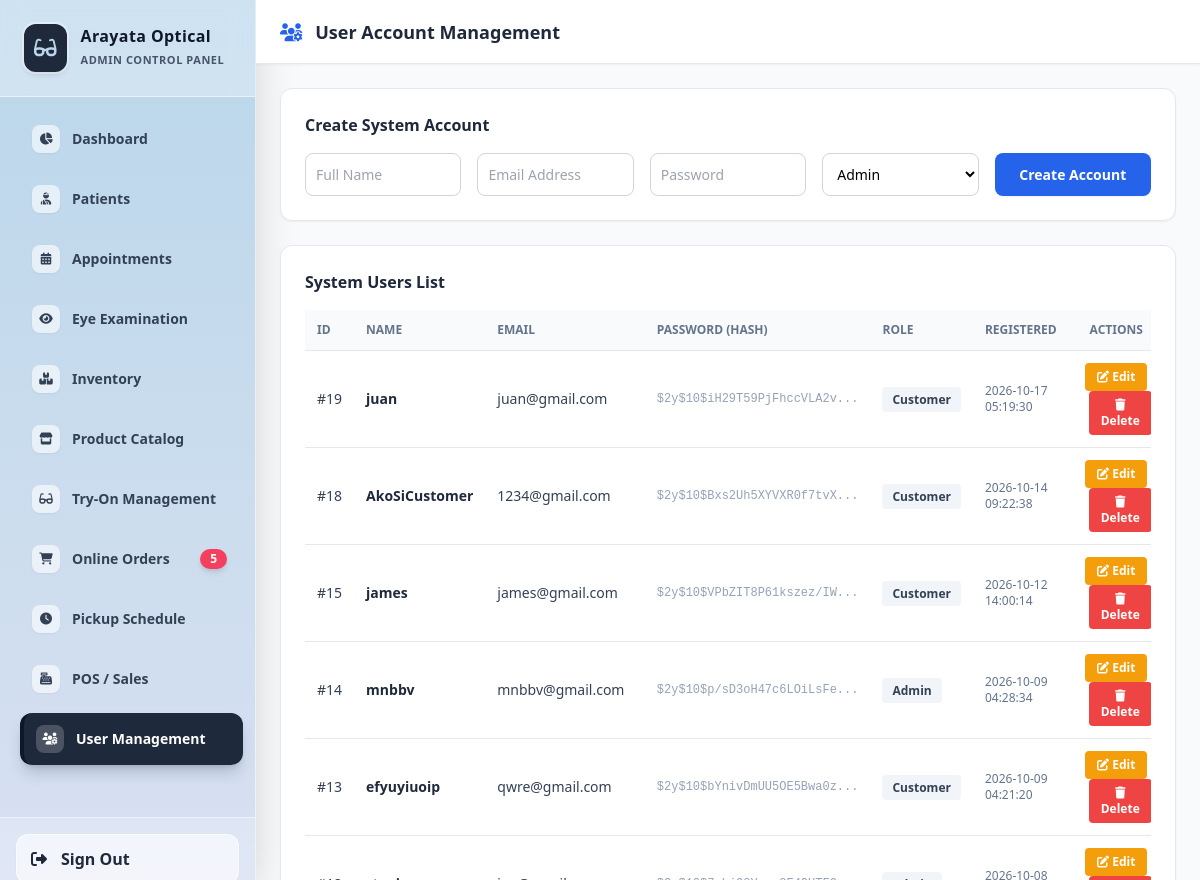
Page /arayata-system/user_management.php on the committed database.
### tables this page shows
CREATE TABLE `users` (
  `id` int(11) NOT NULL,
  `name` varchar(100) NOT NULL,
  `email` varchar(100) NOT NULL,
  `password` varchar(255) NOT NULL,
  `role` enum('Admin','Doctor','Staff','Customer') DEFAULT 'Customer',
  `created_at` timestamp NOT NULL DEFAULT current_timestamp()
);

### arayata-system/user_management.php (the view, shortened to what this page needs)
<?php
include 'db.php';
?>
<!DOCTYPE html>
<html lang="en">
<head>
    <script src="https://cdn.tailwindcss.com"></script>
    <link rel="stylesheet" href="https://cdnjs.cloudflare.com/ajax/libs/font-awesome/6.4.0/css/all.min.css">
</head>
<body class="bg-slate-50 font-sans flex h-screen overflow-hidden">
<?php include 'sidebar.php'; ?>
<div class="flex-1 flex flex-col overflow-hidden">
    <header class="bg-white border-b border-gray-200 h-16 flex items-center justify-between px-6 shadow-sm">
        <h2 class="text-lg font-bold text-slate-800"><i class="fa-solid fa-users-gear text-blue-600 mr-2"></i> User Account Management</h2>
    </header>
    <main class="flex-1 overflow-y-auto p-6 space-y-6">
        <div class="bg-white p-6 rounded-xl shadow-sm border border-gray-200">
            <h3 class="font-bold text-slate-800 text-base mb-4">Create System Account</h3>
            <form method="POST" class="grid grid-cols-1 md:grid-cols-5 gap-4">
                <input type="text" name="name" placeholder="Full Name" required class="border border-gray-300 p-2.5 rounded-lg text-sm focus:outline-none focus:border-blue-500">
                <input type="email" name="email" placeholder="Email Address" required class="border border-gray-300 p-2.5 rounded-lg text-sm focus:outline-none focus:border-blue-500">
                <input type="password" name="password" placeholder="Password" required class="border border-gray-300 p-2.5 rounded-lg text-sm focus:outline-none focus:border-blue-500">
                <select name="role" class="border border-gray-300 p-2.5 rounded-lg text-sm bg-white focus:outline-none focus:border-blue-500 cursor-pointer">
                    <option value="Admin">Admin</option>
                </select>
                <button type="submit" name="add_user" class="bg-blue-600 hover:bg-blue-700 text-white py-2.5 rounded-lg text-sm font-bold transition shadow-sm cursor-pointer">Create Account</button>
            </form>
        </div>
        <div class="bg-white p-6 rounded-xl shadow-sm border border-gray-200">
            <h3 class="font-bold text-slate-800 text-base mb-4">System Users List</h3>
            <div class="overflow-x-auto">
                <table class="w-full text-left border-collapse text-sm">
                    <thead>
                        <tr class="bg-slate-50 text-slate-500 text-xs uppercase border-b">
                            <th class="p-3">ID</th>
                            <th class="p-3">Name</th>
                            <th class="p-3">Email</th>
                            <th class="p-3">Password (Hash)</th>
                            <th class="p-3">Role</th>
                            <th class="p-3">Registered</th>
                            <th class="p-3 text-center">Actions</th>
                        </tr>
                    </thead>
                    <tbody class="divide-y text-slate-700 font-medium">
                        <?php
                        $res = $conn->query("SELECT * FROM users ORDER BY id DESC");
                        if ($res && $res->num_rows > 0) {
                            while ($row = $res->fetch_assoc()) {
                                $pass_preview = htmlspecialchars(substr($row['password'], 0, 25)) . "...";
                                echo "<tr>
                                    <td class='p-3 font-medium'>#{$row['id']}</td>
                                    <td class='p-3 font-bold text-slate-800'>" . htmlspecialchars($row['name']) . "</td>
                                    <td class='p-3'>" . htmlspecialchars($row['email']) . "</td>
                                    <td class='p-3 font-mono text-xs text-slate-400' title='" . htmlspecialchars($row['password']) . "'>$pass_preview</td>
                                    <td class='p-3'><span class='bg-slate-100 text-slate-700 px-2.5 py-1 rounded text-xs font-semibold'>" . htmlspecialchars($row['role']) . "</span></td>
                                    <td class='p-3 text-xs text-slate-500'>" . htmlspecialchars($row['created_at']) . "</td>
                                    <td class='p-3 text-center space-x-2'>
                                        <button onclick=\"openEditModal({$row['id']}, '" . htmlspecialchars($row['name'], ENT_QUOTES) . "', '" . htmlspecialchars($row['email'], ENT_QUOTES) . "', '" . htmlspecialchars($row['role'], ENT_QUOTES) . "')\" class='bg-amber-500 hover:bg-amber-600 text-white px-3 py-1.5 rounded text-xs font-semibold transition cursor-pointer'><i class='fa-solid fa-pen-to-square'></i> Edit</button>
                                        <button onclick=\"openDeleteModal({$row['id']}, '" . htmlspecialchars($row['name'], ENT_QUOTES) . "')\" class='bg-red-500 hover:bg-red-600 text-white px-3 py-1.5 rounded text-xs font-semibold transition cursor-pointer'><i class='fa-solid fa-trash'></i> Delete</button>
                                    </td>
                                </tr>";
                            }
                        } else {
                            echo "<tr><td colspan='7' class='p-6 text-center text-slate-400'>No users found.</td></tr>";
                        }
                        ?>
                    </tbody>
                </table>
            </div>
        </div>
    </main>
</div>
</body>
</html>

### rows in the picture
users: id "19", name "juan", email "juan@gmail.com", password "$2y$10$iH29T59PjFhccVLA2v...", role "Customer", created_at "2026-10-17 05:19:30"
users: id "18", name "AkoSiCustomer", email "1234@gmail.com", password "$2y$10$Bxs2Uh5XYVXR0f7tvX...", role "Customer", created_at "2026-10-14 09:22:38"
users: id "15", name "james", email "james@gmail.com", password "$2y$10$VPbZIT8P61kszez/IW...", role "Customer", created_at "2026-10-12 14:00:14"
users: id "14", name "mnbbv", email "mnbbv@gmail.com", password "$2y$10$p/sD3oH47c6LOiLsFe...", role "Admin", created_at "2026-10-09 04:28:34"
users: id "13", name "efyuyiuoip", email "qwre@gmail.com", password "$2y$10$bYnivDmUU5OE5Bwa0z...", role "Customer", created_at "2026-10-09 04:21:20"

### other values in the picture
$item['label'] "Dashboard"
$item['label'] "Patients"
$item['label'] "Appointments"
$item['label'] "Eye Examination"
$item['label'] "Inventory"
$item['label'] "Product Catalog"
$item['label'] "Try-On Management"
$item['label'] "Online Orders"
$item['badge'] "5"
$item['label'] "Pickup Schedule"
$item['label'] "POS / Sales"
$item['label'] "User Management"
